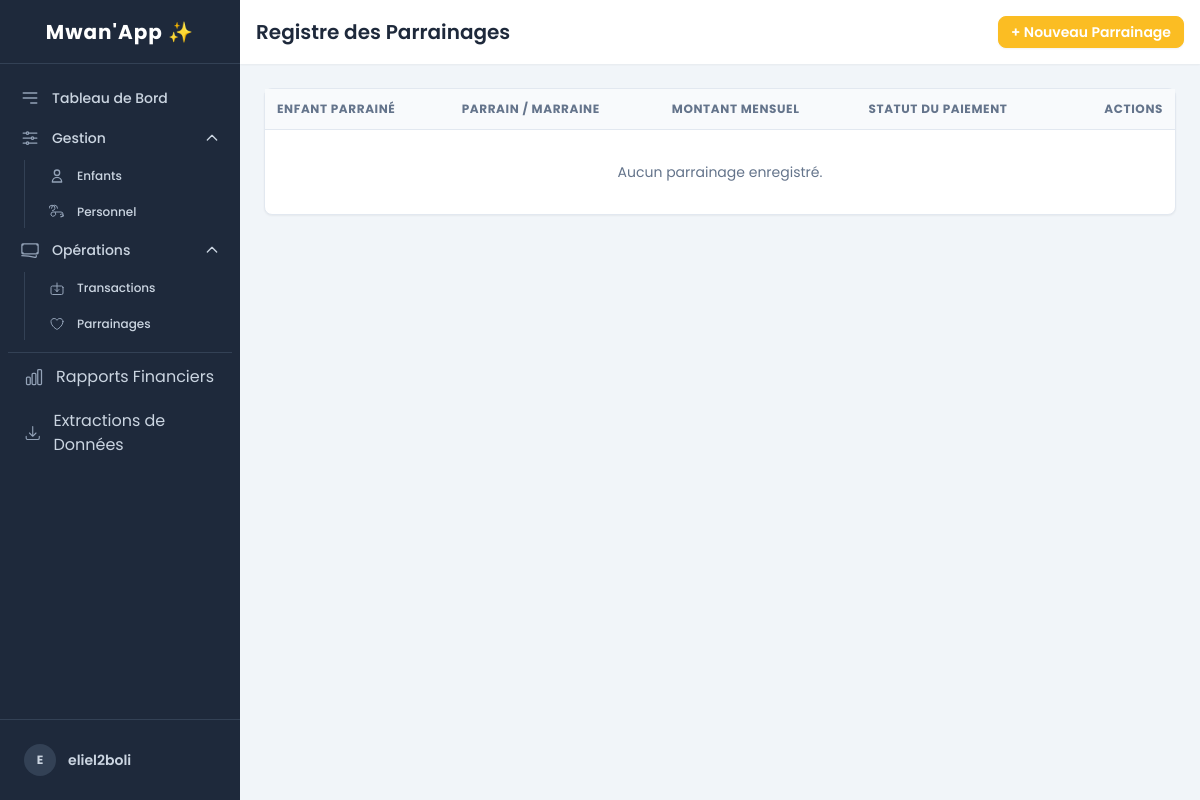
The app's page /finances/parrainages/ (signed in), older data.
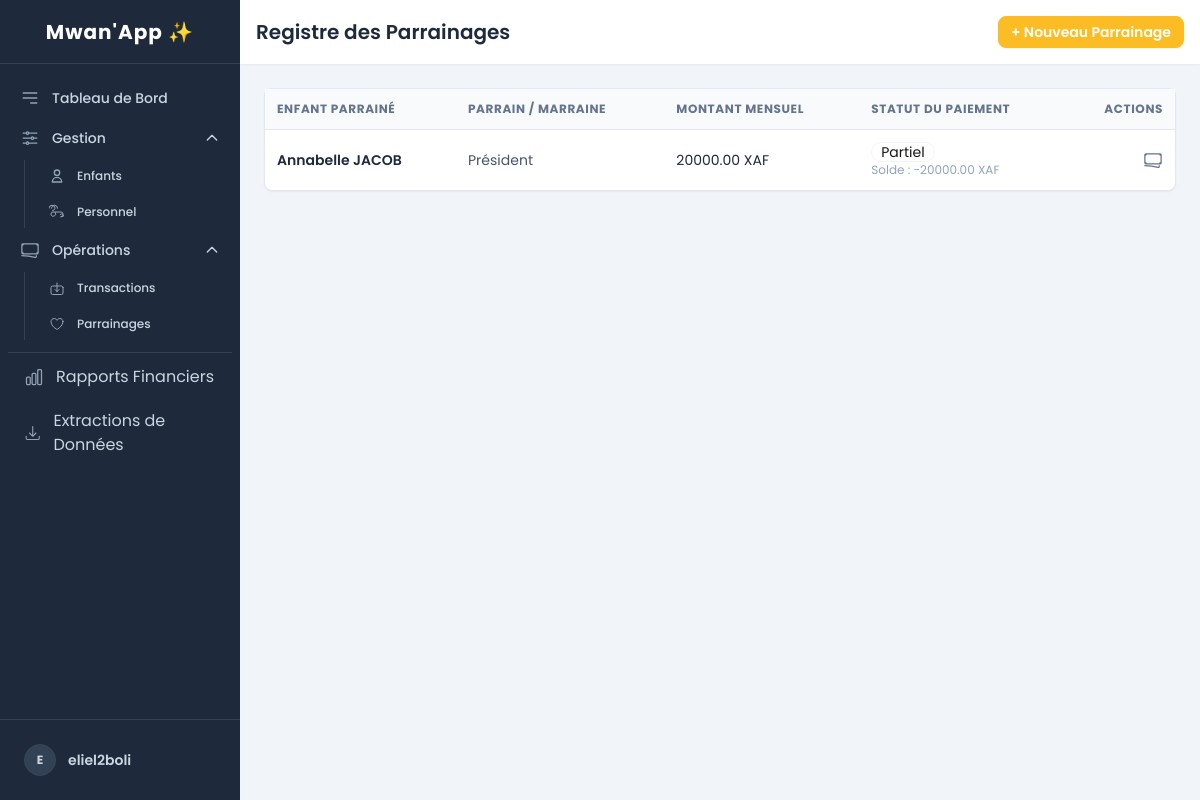
The same page, newer data.
### gestion_financiere/models.py (models this page shows, shortened)
class Parrainage(models.Model):
    enfant = models.ForeignKey(Enfant, on_delete=models.CASCADE, related_name='parrainages')
    parrain_nom = models.CharField("Nom du parrain/marraine", max_length=200)
    montant_mensuel = models.DecimalField(max_digits=8, decimal_places=2)
    date_debut = models.DateField()
    date_fin = models.DateField(null=True, blank=True, help_text="Laissez vide si le parrainage est toujours actif.")
    is_active = models.BooleanField(default=True)
    def get_statut_paiement(self):
        if not self.is_active or self.date_fin and self.date_fin < date.today():
            return {'statut': 'Terminé', 'couleur': 'ghost', 'difference': 0}
        today = date.today()
        delta = relativedelta(today, self.date_debut)
        mois_ecoules = delta.years * 12 + delta.months + 1
        montant_attendu = mois_ecoules * self.montant_mensuel
        total_verse = self.transactions.filter(is_active=True, type_transaction='entree').aggregate(total=Sum('montant'))['total'] or 0
        difference = total_verse - montant_attendu
        if difference >= 0:
            return {'statut': 'À jour', 'couleur': 'success', 'difference': difference}
        elif abs(difference) > self.montant_mensuel:
            return {'statut': 'En retard', 'couleur': 'error', 'difference': difference}
        else:
            return {'statut': 'Partiel', 'couleur': 'warning', 'difference': difference}

### enfants_gestion/models.py (models this page shows)
class Enfant(models.Model):
    site = models.ForeignKey(SiteOrphelinat, on_delete=models.PROTECT, verbose_name="Site d'accueil")
    nom = models.CharField(max_length=100)
    prenom = models.CharField(max_length=100)
    date_naissance = models.DateField("Date de naissance")
    SEXE_CHOICES = [('M', 'Masculin'), ('F', 'Féminin')]
    STATUT_CHOICES = [
        ('accueilli', 'Accueilli'),
        ('adopte', 'Adopté'),
        ('reunifie', 'Réunifié (famille)'),
        ('majeur', 'Majeur / Départ'),
    ]
    sexe = models.CharField(max_length=1, choices=SEXE_CHOICES)
    lieu_naissance = models.CharField("Lieu de naissance", max_length=150, blank=True)
    photo = models.ImageField(upload_to='photos_enfants/', blank=True, null=True)
    date_arrivee = models.DateField("Date d'arrivée")
    motif_admission = models.TextField("Motif d'admission", blank=True)
    histoire = models.TextField("Histoire de l'enfant", blank=True)
    statut = models.CharField(max_length=15, choices=STATUT_CHOICES, default='accueilli')
    date_depart = models.DateField("Date de départ", null=True, blank=True)
    is_active = models.BooleanField(default=True)
    history = HistoricalRecords()
    class Meta:
        ordering = ['nom', 'prenom']
        verbose_name = "Enfant"
        verbose_name_plural = "Enfants"
    def __str__(self):
        return f"{self.prenom} {self.nom}"

### gestion_financiere/views.py (the view)
# urls.py: path('parrainages/', ParrainageListView.as_view(), name='parrainage_list'),
class ParrainageListView(LoginRequiredMixin, PermissionRequiredMixin, ListView):
    model = Parrainage
    template_name = 'gestion_financiere/parrainage_list.html'
    context_object_name = 'parrainages'
    permission_required = 'gestion_financiere.view_parrainage'
    def get_queryset(self):
        user = self.request.user
        queryset = Parrainage.objects.filter(is_active=True).select_related('enfant__site').order_by('-date_debut')
        is_global_finance = (user.is_superuser or user.is_comptable_central)
        if is_global_finance:
            return queryset
        return queryset.filter(enfant__site__in=user.sites.all())

### templates/gestion_financiere/parrainage_list.html (shortened to what this page needs)
{% extends 'base.html' %}
{% block page_title %}Registre des Parrainages{% endblock %}
{% block page_actions %}
  {% if perms.gestion_financiere.add_parrainage %}
  <a href="{% url 'gestion_financiere:parrainage_create' %}" class="btn btn-warning btn-sm text-white">
    + Nouveau Parrainage
  </a>
  {% endif %}
{% endblock %}
{% block content %}
<div class="bg-white rounded-lg shadow-sm border border-slate-200">
    <div class="overflow-x-auto">
        <table class="w-full">
          <thead class="bg-slate-50 border-b border-slate-200">
            <tr class="text-xs font-semibold text-slate-500 uppercase tracking-wider text-left">
              <th class="p-3">Enfant Parrainé</th>
              <th class="p-3">Parrain / Marraine</th>
              <th class="p-3">Montant Mensuel</th>
              <th class="p-3">Statut du Paiement</th>
              <th class="p-3 text-right">Actions</th>
            </tr>
          </thead>
          <tbody class="divide-y divide-slate-200 text-sm">
            {% for p in parrainages %}
              {% with statut_paiement=p.get_statut_paiement %}
              <tr class="hover:bg-slate-50">
                <td class="p-3 font-semibold text-slate-800"><a href="{% url 'enfants_gestion:enfant_detail' pk=p.enfant.pk %}" class="link link-hover">{{ p.enfant }}</a></td>
                <td class="p-3 text-slate-600">{{ p.parrain_nom }}</td>
                <td class="p-3 text-slate-800">{{ p.montant_mensuel }} XAF</td>
                <td class="p-3">
                  <span class="badge badge-{{ statut_paiement.couleur }}">
                      {{ statut_paiement.statut }}
                  </span>
                  <div class="text-xs text-slate-400">
                      Solde : {{ statut_paiement.difference|floatformat:2 }} XAF
                  </div>
                </td>
                <td class="p-3">
                    <div class="flex items-center justify-end space-x-2">
                        <a href="{% url 'gestion_financiere:parrainage_detail' pk=p.pk %}" class="tooltip" data-tip="Gérer les versements">
                        </a>
                        </div>
                </td>
              </tr>
              {% endwith %}
            {% empty %}
              <tr><td colspan="5" class="text-center p-8 text-slate-500">Aucun parrainage enregistré.</td></tr>
            {% endfor %}
          </tbody>
        </table>
    </div>
</div>
{% endblock %}

Row changes from the older to the newer data that the page shows:
added Parrainage: enfant "Annabelle JACOB", parrain_nom "Président", montant_mensuel "20000.00", get_statut_paiement.statut "Partiel", get_statut_paiement.difference "-20000.00"
Text that changed along with them:
text no longer shown: "Aucun parrainage enregistré."
